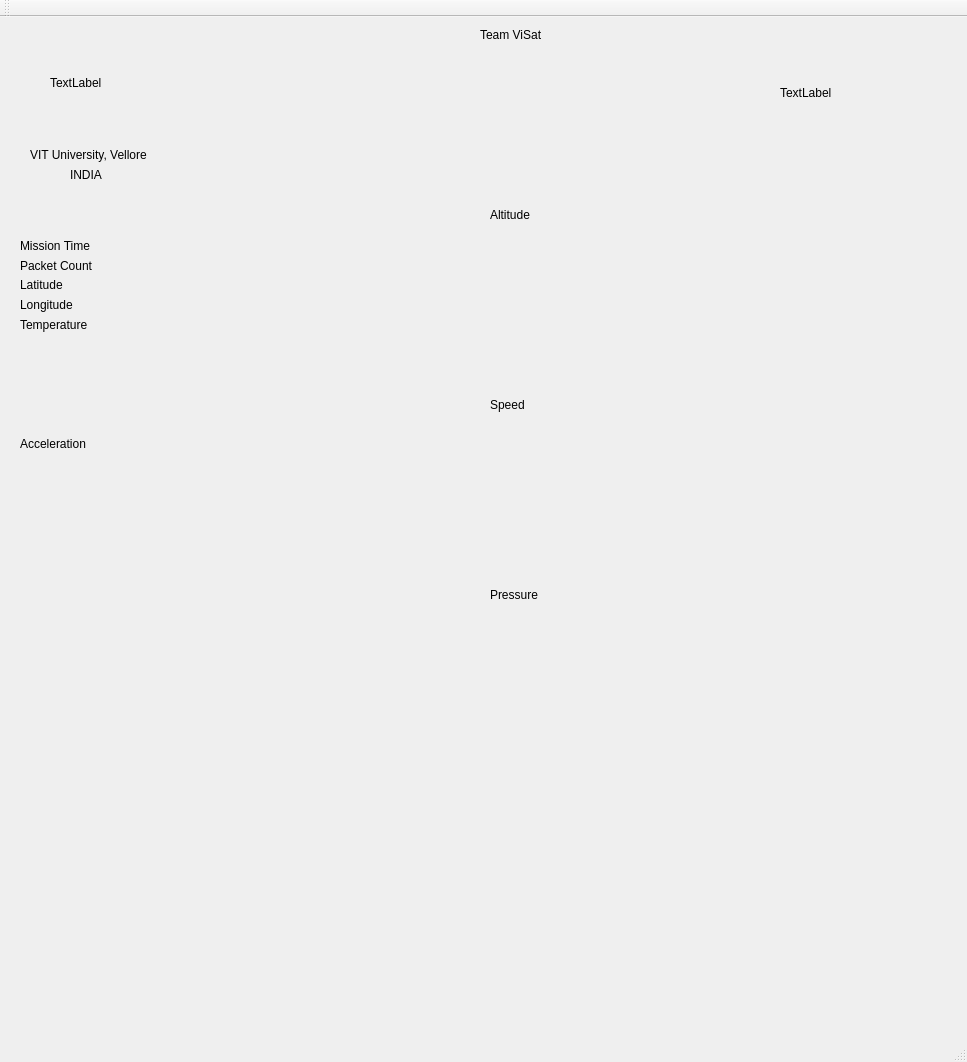
<?xml version="1.0" encoding="UTF-8"?>
<ui version="4.0">
 <class>MainWindow</class>
 <widget class="QMainWindow" name="MainWindow">
  <property name="geometry">
   <rect>
    <x>0</x>
    <y>0</y>
    <width>967</width>
    <height>1062</height>
   </rect>
  </property>
  <property name="windowTitle">
   <string>MainWindow</string>
  </property>
  <widget class="QWidget" name="centralWidget">
   <property name="maximumSize">
    <size>
     <width>969</width>
     <height>1006</height>
    </size>
   </property>
   <widget class="QLabel" name="AltitudeTag">
    <property name="geometry">
     <rect>
      <x>490</x>
      <y>190</y>
      <width>60</width>
      <height>16</height>
     </rect>
    </property>
    <property name="text">
     <string>Altitude</string>
    </property>
   </widget>
   <widget class="QLabel" name="SpeedTag">
    <property name="geometry">
     <rect>
      <x>490</x>
      <y>380</y>
      <width>60</width>
      <height>16</height>
     </rect>
    </property>
    <property name="text">
     <string>Speed</string>
    </property>
   </widget>
   <widget class="QLabel" name="AltitudeVal">
    <property name="geometry">
     <rect>
      <x>560</x>
      <y>190</y>
      <width>161</width>
      <height>16</height>
     </rect>
    </property>
    <property name="text">
     <string/>
    </property>
   </widget>
   <widget class="QLabel" name="SpeedVal">
    <property name="geometry">
     <rect>
      <x>550</x>
      <y>380</y>
      <width>141</width>
      <height>16</height>
     </rect>
    </property>
    <property name="text">
     <string/>
    </property>
   </widget>
   <widget class="QLabel" name="Voltage1Label">
    <property name="geometry">
     <rect>
      <x>120</x>
      <y>339</y>
      <width>60</width>
      <height>16</height>
     </rect>
    </property>
    <property name="text">
     <string/>
    </property>
   </widget>
   <widget class="QLabel" name="label_2">
    <property name="geometry">
     <rect>
      <x>120</x>
      <y>379</y>
      <width>60</width>
      <height>16</height>
     </rect>
    </property>
    <property name="text">
     <string/>
    </property>
   </widget>
   <widget class="QCustomPlot" name="widget" native="true">
    <property name="geometry">
     <rect>
      <x>250</x>
      <y>30</y>
      <width>531</width>
      <height>151</height>
     </rect>
    </property>
   </widget>
   <widget class="QCustomPlot" name="widget_2" native="true">
    <property name="geometry">
     <rect>
      <x>250</x>
      <y>220</y>
      <width>531</width>
      <height>151</height>
     </rect>
    </property>
   </widget>
   <widget class="QLabel" name="AccelerationTag">
    <property name="geometry">
     <rect>
      <x>20</x>
      <y>419</y>
      <width>81</width>
      <height>16</height>
     </rect>
    </property>
    <property name="text">
     <string>Acceleration</string>
    </property>
   </widget>
   <widget class="QLabel" name="AccelerationVal">
    <property name="geometry">
     <rect>
      <x>110</x>
      <y>419</y>
      <width>131</width>
      <height>16</height>
     </rect>
    </property>
    <property name="text">
     <string/>
    </property>
   </widget>
   <widget class="QCustomPlot" name="widget_3" native="true">
    <property name="geometry">
     <rect>
      <x>250</x>
      <y>410</y>
      <width>531</width>
      <height>151</height>
     </rect>
    </property>
   </widget>
   <widget class="QLabel" name="PressureVal">
    <property name="geometry">
     <rect>
      <x>570</x>
      <y>570</y>
      <width>131</width>
      <height>16</height>
     </rect>
    </property>
    <property name="text">
     <string/>
    </property>
   </widget>
   <widget class="QLabel" name="SpeedTag_2">
    <property name="geometry">
     <rect>
      <x>490</x>
      <y>570</y>
      <width>60</width>
      <height>16</height>
     </rect>
    </property>
    <property name="text">
     <string>Pressure</string>
    </property>
   </widget>
   <widget class="QLabel" name="MissionTime">
    <property name="geometry">
     <rect>
      <x>20</x>
      <y>219</y>
      <width>81</width>
      <height>20</height>
     </rect>
    </property>
    <property name="text">
     <string>Mission Time</string>
    </property>
   </widget>
   <widget class="QLabel" name="MissionTimeVal">
    <property name="geometry">
     <rect>
      <x>120</x>
      <y>219</y>
      <width>111</width>
      <height>16</height>
     </rect>
    </property>
    <property name="text">
     <string/>
    </property>
   </widget>
   <widget class="QLabel" name="PacketCount">
    <property name="geometry">
     <rect>
      <x>20</x>
      <y>239</y>
      <width>81</width>
      <height>20</height>
     </rect>
    </property>
    <property name="text">
     <string>Packet Count</string>
    </property>
   </widget>
   <widget class="QLabel" name="PacketCountVal">
    <property name="geometry">
     <rect>
      <x>120</x>
      <y>239</y>
      <width>60</width>
      <height>16</height>
     </rect>
    </property>
    <property name="text">
     <string/>
    </property>
   </widget>
   <widget class="QLabel" name="Latitude">
    <property name="geometry">
     <rect>
      <x>20</x>
      <y>260</y>
      <width>71</width>
      <height>16</height>
     </rect>
    </property>
    <property name="text">
     <string>Latitude</string>
    </property>
   </widget>
   <widget class="QLabel" name="LatitudeVal">
    <property name="geometry">
     <rect>
      <x>120</x>
      <y>259</y>
      <width>121</width>
      <height>16</height>
     </rect>
    </property>
    <property name="text">
     <string/>
    </property>
   </widget>
   <widget class="QLabel" name="Longitude">
    <property name="geometry">
     <rect>
      <x>20</x>
      <y>280</y>
      <width>71</width>
      <height>16</height>
     </rect>
    </property>
    <property name="text">
     <string>Longitude</string>
    </property>
   </widget>
   <widget class="QLabel" name="LongitudeVal">
    <property name="geometry">
     <rect>
      <x>120</x>
      <y>279</y>
      <width>121</width>
      <height>16</height>
     </rect>
    </property>
    <property name="text">
     <string/>
    </property>
   </widget>
   <widget class="QLabel" name="HeadingZVal">
    <property name="geometry">
     <rect>
      <x>120</x>
      <y>299</y>
      <width>60</width>
      <height>16</height>
     </rect>
    </property>
    <property name="text">
     <string/>
    </property>
   </widget>
   <widget class="QLabel" name="Logo">
    <property name="geometry">
     <rect>
      <x>50</x>
      <y>20</y>
      <width>111</width>
      <height>91</height>
     </rect>
    </property>
    <property name="text">
     <string>TextLabel</string>
    </property>
   </widget>
   <widget class="QWidget" name="Map" native="true">
    <property name="geometry">
     <rect>
      <x>10</x>
      <y>680</y>
      <width>941</width>
      <height>301</height>
     </rect>
    </property>
   </widget>
   <widget class="QLabel" name="TelemetryText">
    <property name="geometry">
     <rect>
      <x>10</x>
      <y>650</y>
      <width>941</width>
      <height>20</height>
     </rect>
    </property>
    <property name="text">
     <string/>
    </property>
   </widget>
   <widget class="QLabel" name="cansatLOGO">
    <property name="geometry">
     <rect>
      <x>780</x>
      <y>30</y>
      <width>181</width>
      <height>91</height>
     </rect>
    </property>
    <property name="text">
     <string>TextLabel</string>
    </property>
   </widget>
   <widget class="QLabel" name="label_3">
    <property name="geometry">
     <rect>
      <x>480</x>
      <y>10</y>
      <width>71</width>
      <height>16</height>
     </rect>
    </property>
    <property name="text">
     <string>Team ViSat</string>
    </property>
   </widget>
   <widget class="QLabel" name="label_4">
    <property name="geometry">
     <rect>
      <x>30</x>
      <y>130</y>
      <width>141</width>
      <height>16</height>
     </rect>
    </property>
    <property name="text">
     <string>VIT University, Vellore</string>
    </property>
   </widget>
   <widget class="QLabel" name="label_5">
    <property name="geometry">
     <rect>
      <x>70</x>
      <y>150</y>
      <width>41</width>
      <height>16</height>
     </rect>
    </property>
    <property name="text">
     <string>INDIA</string>
    </property>
   </widget>
   <widget class="QLabel" name="Temperature">
    <property name="geometry">
     <rect>
      <x>20</x>
      <y>300</y>
      <width>81</width>
      <height>16</height>
     </rect>
    </property>
    <property name="text">
     <string>Temperature</string>
    </property>
   </widget>
   <widget class="QLabel" name="TemperatureVal">
    <property name="geometry">
     <rect>
      <x>120</x>
      <y>300</y>
      <width>121</width>
      <height>16</height>
     </rect>
    </property>
    <property name="text">
     <string/>
    </property>
   </widget>
   <zorder>AltitudeTag</zorder>
   <zorder>SpeedTag</zorder>
   <zorder>Voltage1Label</zorder>
   <zorder>label_2</zorder>
   <zorder>widget</zorder>
   <zorder>widget_2</zorder>
   <zorder>AccelerationTag</zorder>
   <zorder>AccelerationVal</zorder>
   <zorder>widget_3</zorder>
   <zorder>SpeedTag_2</zorder>
   <zorder>SpeedVal</zorder>
   <zorder>PressureVal</zorder>
   <zorder>AltitudeVal</zorder>
   <zorder>MissionTime</zorder>
   <zorder>MissionTimeVal</zorder>
   <zorder>PacketCount</zorder>
   <zorder>PacketCountVal</zorder>
   <zorder>Latitude</zorder>
   <zorder>LatitudeVal</zorder>
   <zorder>Longitude</zorder>
   <zorder>LongitudeVal</zorder>
   <zorder>HeadingZVal</zorder>
   <zorder>Logo</zorder>
   <zorder>Map</zorder>
   <zorder>TelemetryText</zorder>
   <zorder>cansatLOGO</zorder>
   <zorder>label_3</zorder>
   <zorder>label_4</zorder>
   <zorder>label_5</zorder>
   <zorder>Temperature</zorder>
   <zorder>TemperatureVal</zorder>
  </widget>
  <widget class="QMenuBar" name="menuBar">
   <property name="geometry">
    <rect>
     <x>0</x>
     <y>0</y>
     <width>967</width>
     <height>22</height>
    </rect>
   </property>
  </widget>
  <widget class="QToolBar" name="mainToolBar">
   <attribute name="toolBarArea">
    <enum>TopToolBarArea</enum>
   </attribute>
   <attribute name="toolBarBreak">
    <bool>false</bool>
   </attribute>
  </widget>
  <widget class="QStatusBar" name="statusBar"/>
 </widget>
 <layoutdefault spacing="6" margin="11"/>
 <customwidgets>
  <customwidget>
   <class>QCustomPlot</class>
   <extends>QWidget</extends>
   <header>qcustomplot.h</header>
   <container>1</container>
  </customwidget>
 </customwidgets>
 <resources/>
 <connections/>
</ui>
